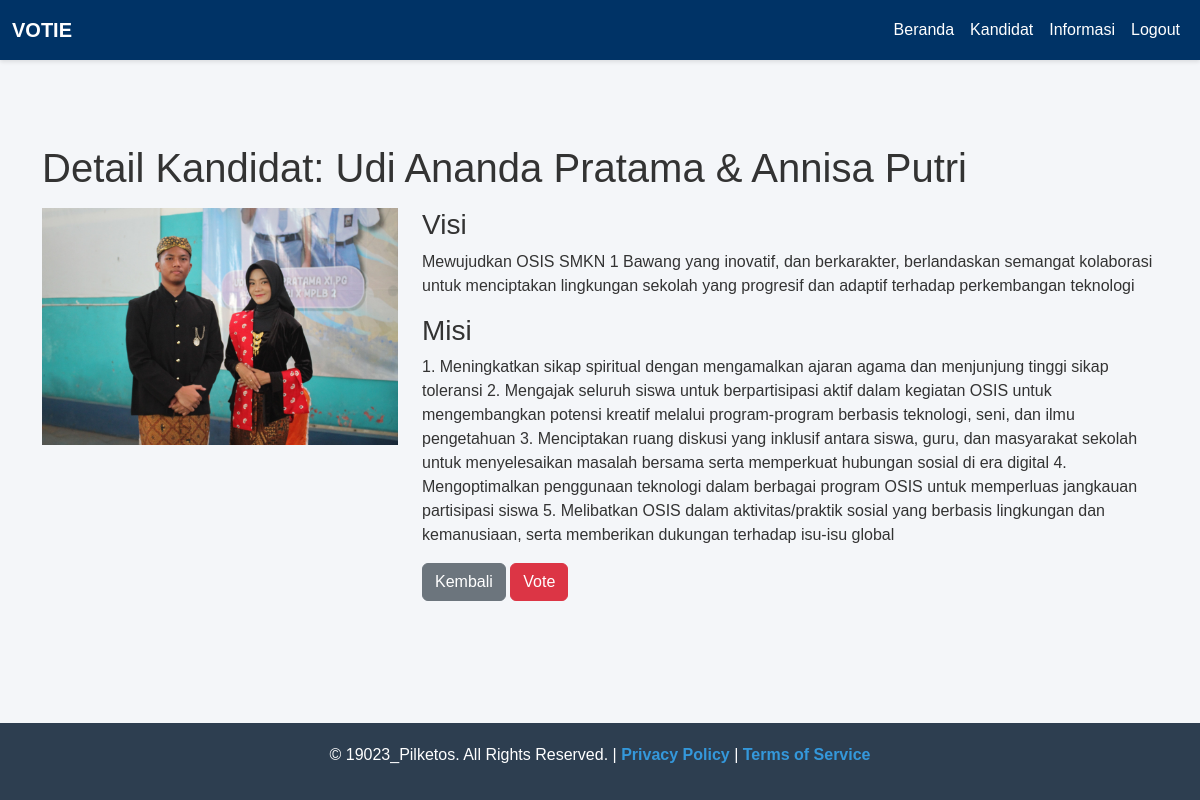
The page /calon/detail1.php (signed in) on the database its author committed.
### tables this page shows
CREATE TABLE `candidates` (
  `id` int NOT NULL,
  `name` text NOT NULL,
  `class` varchar(255) NOT NULL,
  `number` int NOT NULL,
  `pict` varchar(1000) NOT NULL,
  `description` varchar(255) NOT NULL,
  `vote_count` int NOT NULL,
  `visi` longtext NOT NULL,
  `misi` longtext NOT NULL
);

### calon/detail1.php (the view, shortened to what this page needs)
<?php
include '../assets/conn.php';
$candidate_id = 1;
$query = "SELECT * FROM candidates WHERE id = '$candidate_id'";
$result = mysqli_query($conn, $query);
$row = mysqli_fetch_assoc($result);
?>
<!DOCTYPE html>
<html lang="en">
<head>
    <?php include '../assets/header.php'; ?>
</head>
<body>
    <nav class="navbar navbar-expand-lg navbar-light fixed-top">
        <div class="container-fluid">
            <a class="navbar-brand" href="index.php">VOTIE</a>
            <div class="collapse navbar-collapse" id="navbarNav">
                <ul class="navbar-nav ms-auto">
                    <li class="nav-item"><a class="nav-link" href="../index.php">Beranda</a></li>
                    <li class="nav-item"><a class="nav-link" href="../kandidat.php">Kandidat</a></li>
                    <li class="nav-item"><a class="nav-link" href="../infuser.php">Informasi</a></li>
                    <li class="nav-item"><a class="nav-link" href="../logout.php">Logout</a></li>
                </ul>
            </div>
        </div>
    </nav>
    <div class="container">
        <br><br>
        <h1 class="my-3">Detail Kandidat: <?php echo $row['name']; ?></h1>
        <div class="row">
            <div class="col-md-4">
                <img src="<?php echo $row['pict']; ?>" class="img-fluid" alt="Photo of <?php echo $row['pict']; ?>">
            </div>
            <div class="col-md-8">
                <h3>Visi</h3>
                <p><?php echo $row['visi']; ?></p>
                <h3>Misi</h3>
                <p><?php echo $row['misi']; ?></p>
                <a href="../kandidat.php" class="btn btn-secondary">Kembali</a>
                <a href="../voting.php?id=<?php echo $row['id']; ?>" class="btn btn-danger">Vote</a>
            </div>
        </div>
    </div>
    <br><br><br>
 <div class="footer">
        <p>© 19023_Pilketos. All Rights Reserved. | <a href="#">Privacy Policy</a> | <a href="#">Terms of Service</a></p>
    </div>
</body>
</html>

### assets/header.php (style rules this page uses)
body { font-family: 'Helvetica', sans-serif; background-color: #f4f6f9; color: #333; margin: 0; padding: 0; }
.container { margin-top: 80px; }
.navbar { background-color: #2d3e50; box-shadow: 0 2px 4px rgba(0, 0, 0, 0.1); }
.navbar-brand { color: #fff !important; font-weight: bold; }
.navbar-nav .nav-link { color: #dfe6e9 !important; font-size: 16px; transition: all 0.3s ease; }
.footer { margin-top: 50px; background-color: #2d3e50; padding: 20px; color: #fff; text-align: center; }
.footer a { color: #3498db; text-decoration: none; font-weight: bold; }

### calon/detail1.php (style rules this page uses)
.navbar { background-color: #003366; }
.navbar .navbar-brand, .navbar .nav-link { color: #ffffff !important; }
.navbar .nav-link { position: relative; padding: 10px 15px; }
.navbar-nav { margin-left: auto; }

### rows shown on the page
candidates: name "Udi Ananda Pratama & Annisa Putri", pict (picture), visi "Mewujudkan OSIS SMKN 1 Bawang yang inovatif, dan berkarakter, berlandaskan semangat kolaborasi untuk menciptakan lingkungan sekolah yang progresif dan adaptif terhadap perkembangan teknologi", misi "1. Meningkatkan sikap spiritual dengan mengamalkan ajaran agama dan menjunjung tinggi sikap toleransi 2. Mengajak seluruh siswa untuk berpartisipasi aktif dalam kegiatan OSIS untuk mengembangkan potensi kreatif melalui program-program berbasis teknologi, seni, dan ilmu pengetahuan 3. Menciptakan ruang diskusi yang inklusif antara siswa, guru, dan masyarakat sekolah untuk menyelesaikan masalah bersama serta memperkuat hubungan sosial di era digital 4. Mengoptimalkan penggunaan teknologi dalam berbagai program OSIS untuk memperluas jangkauan partisipasi siswa 5. Melibatkan OSIS dalam aktivitas/praktik sosial yang berbasis lingkungan dan kemanusiaan, serta memberikan dukungan terhadap isu-isu…"
